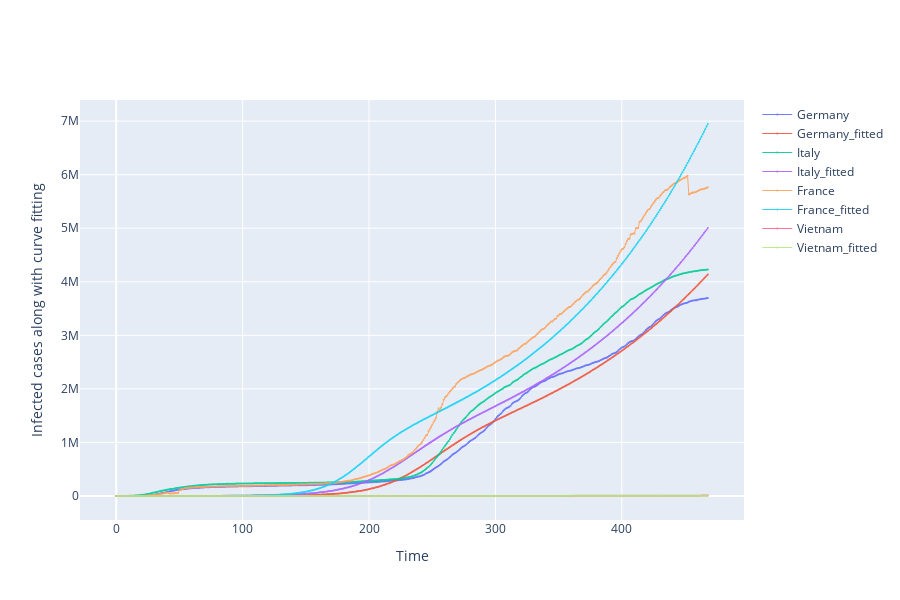

Write notebook code for a chart like this one.
### Code cell
import plotly.graph_objects as go

fig = go.Figure()

for each in country_list:
    fig.add_trace(go.Scatter(x = df_plot.time, 
                         y = df_plot[each], 
                        mode = 'markers+lines',
                        opacity = 0.9, 
                        line_width = 1,
                        marker_size = 2,
                        name = each))

    fig.add_trace(go.Scatter(x = df_plot.time, 
                         y = df_plot[str(each+'_fitted')], 
                        mode = 'markers+lines',
                        opacity = 0.9, 
                        line_width = 1,
                        marker_size = 2,
                        name = str(each+'_fitted')))

    fig.update_layout(width =900,
                 height = 600, 
                 xaxis_title = 'Time',
                 yaxis_title = "Infected cases along with curve fitting", 
                 )



fig.show()

### Figure 1 — Plotly figure (JSON) as saved in the notebook; plotly's stock layout.template omitted (floating-point values rounded to 4 significant figures; data arrays with more than 128 entries replaced by an {"elided": "..."} marker saying what was removed)
{"data": [{"line": {"width": 1}, "marker": {"size": 2}, "mode": "markers+lines", "name": "Germany", "opacity": 0.9, "type": "scatter", "x": {"elided": "469 int values"}, "y": {"elided": "469 int values"}}, {"line": {"width": 1}, "marker": {"size": 2}, "mode": "markers+lines", "name": "Germany_fitted", "opacity": 0.9, "type": "scatter", "x": {"elided": "469 int values"}, "y": {"elided": "469 float values"}}, {"line": {"width": 1}, "marker": {"size": 2}, "mode": "markers+lines", "name": "Italy", "opacity": 0.9, "type": "scatter", "x": {"elided": "469 int values"}, "y": {"elided": "469 int values"}}, {"line": {"width": 1}, "marker": {"size": 2}, "mode": "markers+lines", "name": "Italy_fitted", "opacity": 0.9, "type": "scatter", "x": {"elided": "469 int values"}, "y": {"elided": "469 float values"}}, {"line": {"width": 1}, "marker": {"size": 2}, "mode": "markers+lines", "name": "France", "opacity": 0.9, "type": "scatter", "x": {"elided": "469 int values"}, "y": {"elided": "469 int values"}}, {"line": {"width": 1}, "marker": {"size": 2}, "mode": "markers+lines", "name": "France_fitted", "opacity": 0.9, "type": "scatter", "x": {"elided": "469 int values"}, "y": {"elided": "469 float values"}}, {"line": {"width": 1}, "marker": {"size": 2}, "mode": "markers+lines", "name": "Vietnam", "opacity": 0.9, "type": "scatter", "x": {"elided": "469 int values"}, "y": {"elided": "469 int values"}}, {"line": {"width": 1}, "marker": {"size": 2}, "mode": "markers+lines", "name": "Vietnam_fitted", "opacity": 0.9, "type": "scatter", "x": {"elided": "469 int values"}, "y": {"elided": "469 float values"}}], "layout": {"height": 600, "width": 900, "xaxis": {"title": {"text": "Time"}}, "yaxis": {"title": {"text": "Infected cases along with curve fitting"}}}}
